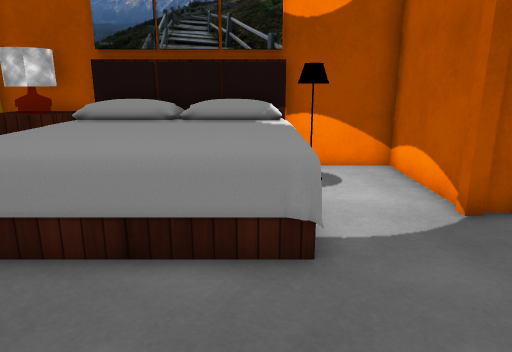
[1] (above)

12 first-person views from a walk through a Unity game level. The camera is 1.4 m above the floor, tilts 14° down and sees 70° across. Doors are open. The floor is counted in squares, 0.5 m on a side. Each view is taken from the middle of a square. On the plan, view 1 faces up. The plan holds only what a view shows up to about 20 squares ahead; the rest is blank. The player character is not drawn. Some surface patterns are stand-ins.

[2]
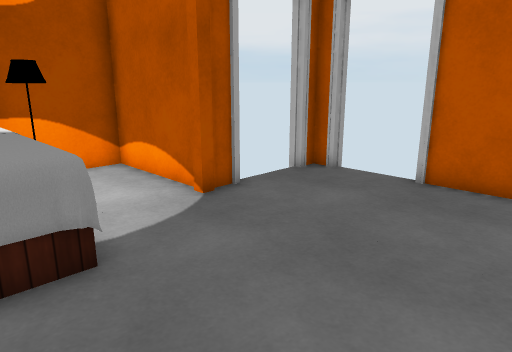

[3]
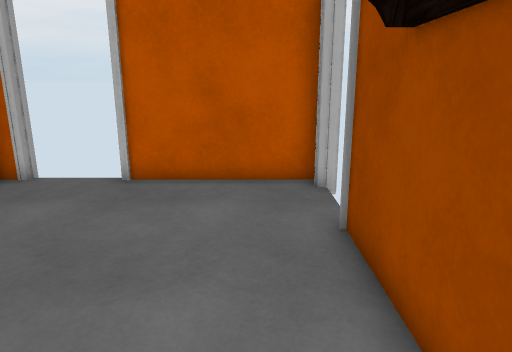

[4]
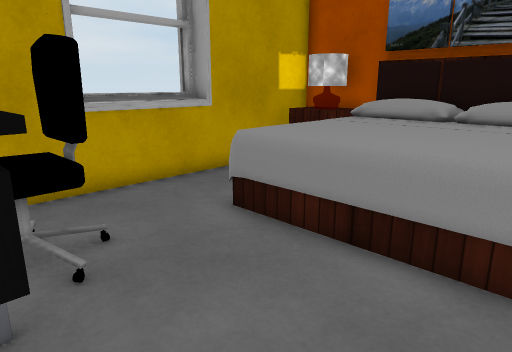

[5]
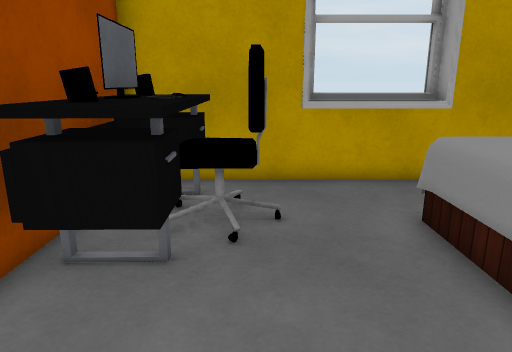

[6]
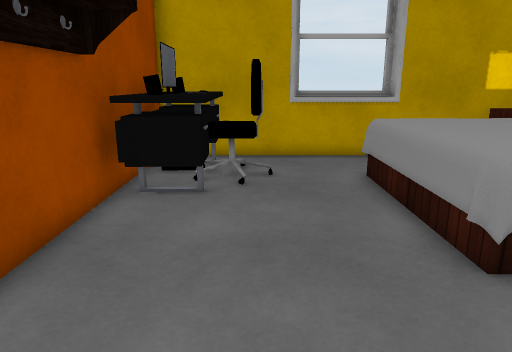

[7]
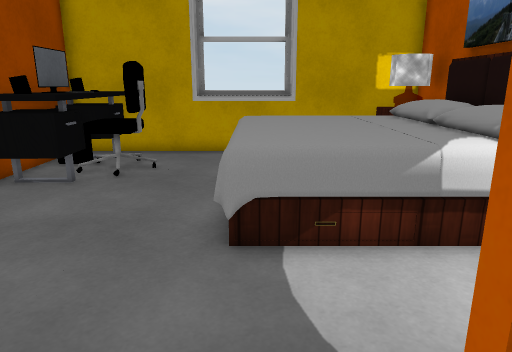

[8]
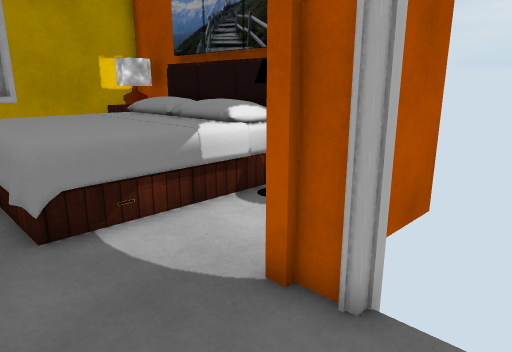

[9]
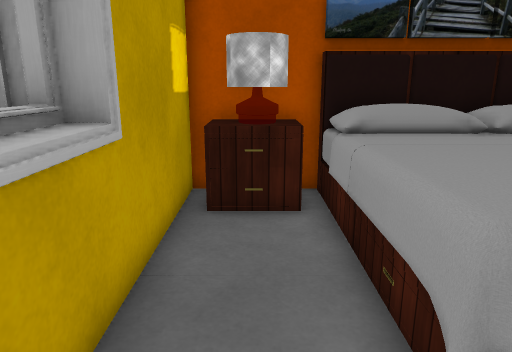

[10]
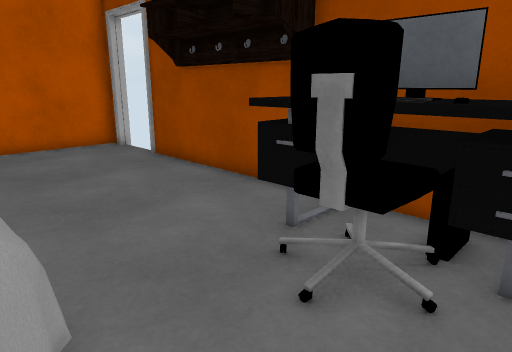

[11]
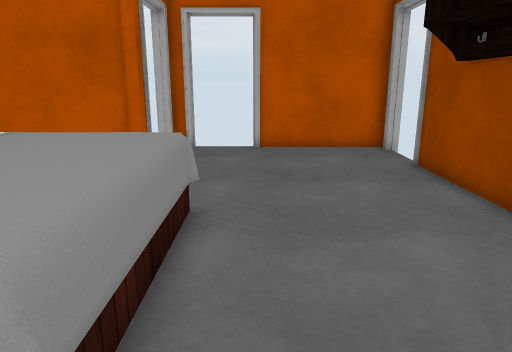

[12]
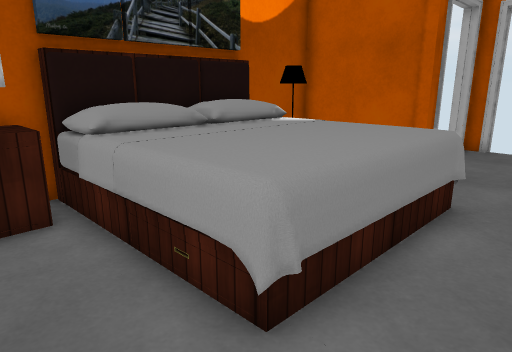

### Floor plan
Points are (right, up) in squares from view 1. A wall is a line through its corners. A room is listed if a view was taken in it or the views show most of it. See-through windows are left out.
Room 1 (views 1, 2, 3, 4, 5, 6, 7, 8, 9, 10, 11, 12)
walls: (6.1, 7.9) (6, 7.8) (4.8, 7.8) (4.8, 12.8) (1, 12.8); (-8.6, 7.5) (-9.3, 7.5) (-9.3, 3.5) (-8.6, 3.5); (-5.3, 12.8) (-8.8, 12.8) (-8.8, -1.8) (6.1, -1.8); (9.2, 7.6) (8.9, 7.9); (9.9, 6.9) (9.8, 7) (9.8, 7.8) (8.9, 7.8); (8.9, -1.9) (9, -1.8) (9.8, -1.8) (9.8, 4.1)
ways out: open door at (7.5, -2); open door at (7.5, 8); open door at (10, 5.5)
objects: other object (-8, -1) to (-3, 2); table (-8, 11) to (-6, 12); bed (-5, 5) to (1, 12); other object (1, 11) to (2, 11)

Positions as (right, up) in squares from view 1, and headings:
1: (0, 0), facing up
2: (-1, 0), facing up-right
3: (-1, 0), facing right
4: (1, 0), facing up-left
5: (2, 2), facing left
6: (6, 2), facing left
7: (7, 6), facing left
8: (8, 4), facing up-left
9: (-7, 3), facing up
10: (-8, 6), facing down-right
11: (-7, 4), facing right
12: (-8, 3), facing up-right
